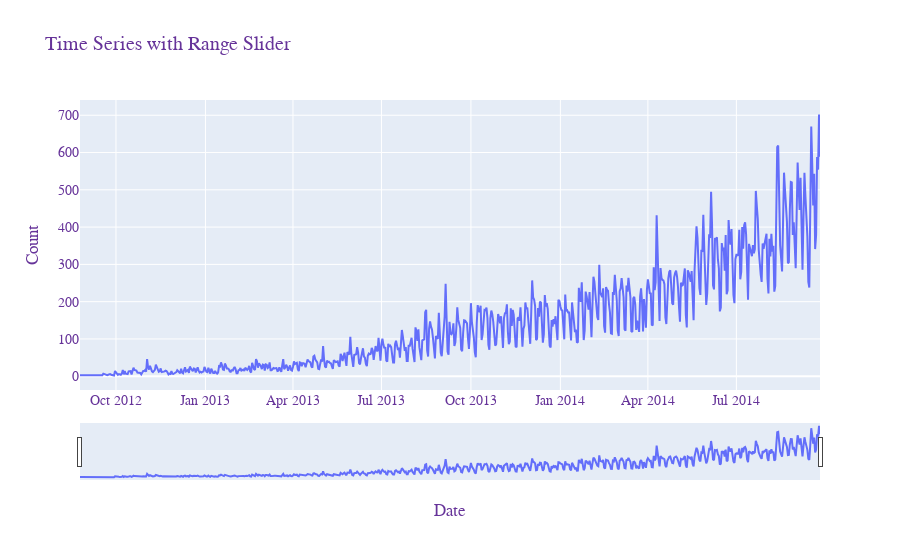

The code cell stored with this chart in its notebook:
### Code cell
# Plotting the time series using plotly 

fig = px.line(data_frame = data,
              x = 'Date',
              y = 'Count',
              title = 'Time Series with Range Slider')

fig.update_xaxes(rangeslider_visible=True)

fig.update_layout(xaxis_title = 'Date',
                  yaxis_title = 'Count', 
                  font=dict(family="Courier New monospace", size=14, color="RebeccaPurple"))

fig.show()

### Figure 1 — Plotly figure (JSON) as saved in the notebook; plotly's stock layout.template omitted (floating-point values rounded to 4 significant figures; data arrays with more than 128 entries replaced by an {"elided": "..."} marker saying what was removed)
{"data": [{"hovertemplate": "Date=%{x}<br>Count=%{y}<extra></extra>", "legendgroup": "", "line": {"color": "#636efa", "dash": "solid"}, "mode": "lines", "name": "", "orientation": "v", "showlegend": false, "type": "scatter", "x": {"elided": "762 str values"}, "xaxis": "x", "y": {"elided": "762 int values"}, "yaxis": "y"}], "layout": {"font": {"color": "RebeccaPurple", "family": "Courier New monospace", "size": 14}, "legend": {"tracegroupgap": 0}, "title": {"text": "Time Series with Range Slider"}, "xaxis": {"anchor": "y", "domain": [0, 1], "rangeslider": {"visible": true}, "title": {"text": "Date"}}, "yaxis": {"anchor": "x", "domain": [0, 1], "title": {"text": "Count"}}}}
